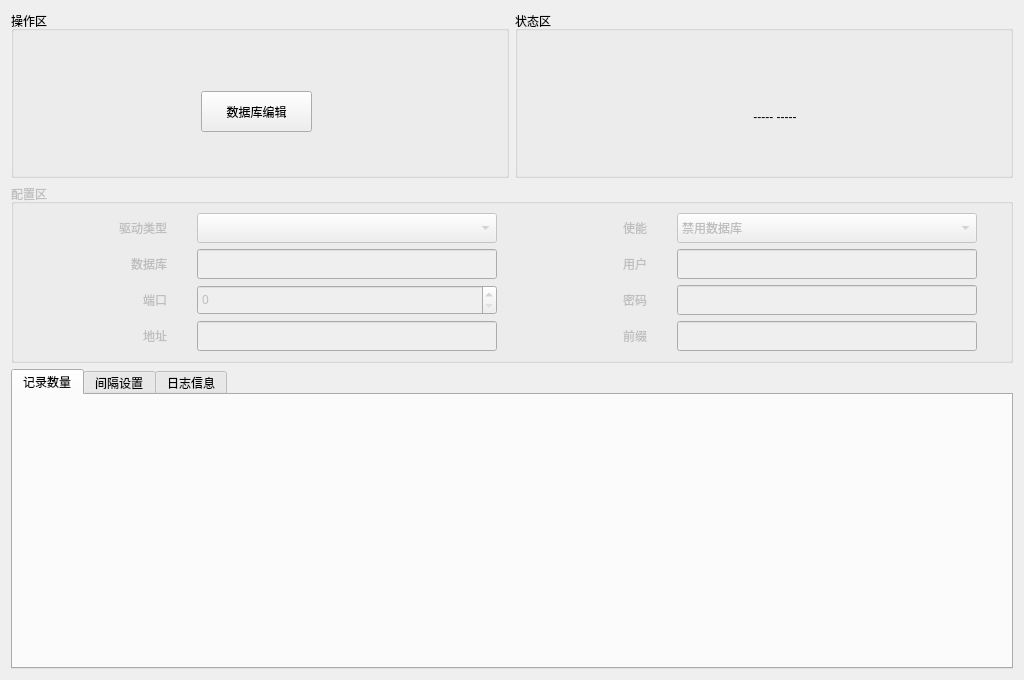
<?xml version="1.0" encoding="UTF-8"?>
<ui version="4.0">
 <class>Gui_DbWid</class>
 <widget class="QWidget" name="Gui_DbWid">
  <property name="geometry">
   <rect>
    <x>0</x>
    <y>0</y>
    <width>1024</width>
    <height>680</height>
   </rect>
  </property>
  <property name="windowTitle">
   <string>Form</string>
  </property>
  <layout class="QGridLayout" name="gridLayout_3">
   <item row="0" column="0">
    <widget class="QGroupBox" name="groupBox">
     <property name="title">
      <string>操作区</string>
     </property>
     <widget class="QPushButton" name="dbEditBtn">
      <property name="geometry">
       <rect>
        <x>190</x>
        <y>80</y>
        <width>111</width>
        <height>41</height>
       </rect>
      </property>
      <property name="text">
       <string>数据库编辑</string>
      </property>
     </widget>
    </widget>
   </item>
   <item row="0" column="1">
    <widget class="QGroupBox" name="groupBox_3">
     <property name="title">
      <string>状态区</string>
     </property>
     <widget class="QLabel" name="statusLab">
      <property name="geometry">
       <rect>
        <x>160</x>
        <y>40</y>
        <width>200</width>
        <height>131</height>
       </rect>
      </property>
      <property name="maximumSize">
       <size>
        <width>200</width>
        <height>16777215</height>
       </size>
      </property>
      <property name="text">
       <string>----- -----</string>
      </property>
      <property name="alignment">
       <set>Qt::AlignCenter</set>
      </property>
     </widget>
    </widget>
   </item>
   <item row="1" column="0" colspan="2">
    <widget class="QGroupBox" name="dbGroupBox">
     <property name="enabled">
      <bool>false</bool>
     </property>
     <property name="title">
      <string>配置区</string>
     </property>
     <layout class="QGridLayout" name="gridLayout">
      <item row="0" column="0">
       <widget class="QLabel" name="label">
        <property name="minimumSize">
         <size>
          <width>60</width>
          <height>30</height>
         </size>
        </property>
        <property name="maximumSize">
         <size>
          <width>120</width>
          <height>16777215</height>
         </size>
        </property>
        <property name="text">
         <string>驱动类型</string>
        </property>
        <property name="alignment">
         <set>Qt::AlignRight|Qt::AlignTrailing|Qt::AlignVCenter</set>
        </property>
       </widget>
      </item>
      <item row="0" column="1">
       <widget class="QComboBox" name="dbDriverBox">
        <property name="minimumSize">
         <size>
          <width>0</width>
          <height>30</height>
         </size>
        </property>
        <property name="maximumSize">
         <size>
          <width>300</width>
          <height>16777215</height>
         </size>
        </property>
       </widget>
      </item>
      <item row="0" column="2">
       <widget class="QLabel" name="label_8">
        <property name="minimumSize">
         <size>
          <width>50</width>
          <height>30</height>
         </size>
        </property>
        <property name="maximumSize">
         <size>
          <width>120</width>
          <height>16777215</height>
         </size>
        </property>
        <property name="text">
         <string>使能</string>
        </property>
        <property name="alignment">
         <set>Qt::AlignRight|Qt::AlignTrailing|Qt::AlignVCenter</set>
        </property>
       </widget>
      </item>
      <item row="0" column="3">
       <widget class="QComboBox" name="dbEnBox">
        <property name="enabled">
         <bool>false</bool>
        </property>
        <property name="minimumSize">
         <size>
          <width>90</width>
          <height>30</height>
         </size>
        </property>
        <property name="maximumSize">
         <size>
          <width>300</width>
          <height>16777215</height>
         </size>
        </property>
        <property name="currentIndex">
         <number>0</number>
        </property>
        <item>
         <property name="text">
          <string>禁用数据库</string>
         </property>
        </item>
        <item>
         <property name="text">
          <string>启用数据库</string>
         </property>
        </item>
       </widget>
      </item>
      <item row="1" column="0">
       <widget class="QLabel" name="label_2">
        <property name="minimumSize">
         <size>
          <width>0</width>
          <height>30</height>
         </size>
        </property>
        <property name="maximumSize">
         <size>
          <width>120</width>
          <height>16777215</height>
         </size>
        </property>
        <property name="text">
         <string>数据库</string>
        </property>
        <property name="alignment">
         <set>Qt::AlignRight|Qt::AlignTrailing|Qt::AlignVCenter</set>
        </property>
       </widget>
      </item>
      <item row="1" column="1">
       <widget class="QLineEdit" name="dbNameEdit">
        <property name="minimumSize">
         <size>
          <width>0</width>
          <height>30</height>
         </size>
        </property>
        <property name="maximumSize">
         <size>
          <width>300</width>
          <height>16777215</height>
         </size>
        </property>
       </widget>
      </item>
      <item row="1" column="2">
       <widget class="QLabel" name="label_3">
        <property name="minimumSize">
         <size>
          <width>50</width>
          <height>30</height>
         </size>
        </property>
        <property name="maximumSize">
         <size>
          <width>120</width>
          <height>16777215</height>
         </size>
        </property>
        <property name="text">
         <string>用户</string>
        </property>
        <property name="alignment">
         <set>Qt::AlignRight|Qt::AlignTrailing|Qt::AlignVCenter</set>
        </property>
       </widget>
      </item>
      <item row="1" column="3">
       <widget class="QLineEdit" name="dbUserEdit">
        <property name="minimumSize">
         <size>
          <width>0</width>
          <height>30</height>
         </size>
        </property>
        <property name="maximumSize">
         <size>
          <width>300</width>
          <height>16777215</height>
         </size>
        </property>
       </widget>
      </item>
      <item row="2" column="0">
       <widget class="QLabel" name="label_5">
        <property name="minimumSize">
         <size>
          <width>0</width>
          <height>30</height>
         </size>
        </property>
        <property name="maximumSize">
         <size>
          <width>120</width>
          <height>16777215</height>
         </size>
        </property>
        <property name="text">
         <string>端口</string>
        </property>
        <property name="alignment">
         <set>Qt::AlignRight|Qt::AlignTrailing|Qt::AlignVCenter</set>
        </property>
       </widget>
      </item>
      <item row="2" column="1">
       <widget class="QSpinBox" name="dbPortBox">
        <property name="minimumSize">
         <size>
          <width>0</width>
          <height>30</height>
         </size>
        </property>
        <property name="maximumSize">
         <size>
          <width>300</width>
          <height>16777215</height>
         </size>
        </property>
        <property name="maximum">
         <number>99999</number>
        </property>
       </widget>
      </item>
      <item row="2" column="2">
       <widget class="QLabel" name="label_4">
        <property name="minimumSize">
         <size>
          <width>0</width>
          <height>30</height>
         </size>
        </property>
        <property name="maximumSize">
         <size>
          <width>120</width>
          <height>16777215</height>
         </size>
        </property>
        <property name="text">
         <string>密码</string>
        </property>
        <property name="alignment">
         <set>Qt::AlignRight|Qt::AlignTrailing|Qt::AlignVCenter</set>
        </property>
       </widget>
      </item>
      <item row="2" column="3">
       <widget class="QLineEdit" name="dbPwdEdit">
        <property name="minimumSize">
         <size>
          <width>0</width>
          <height>30</height>
         </size>
        </property>
        <property name="maximumSize">
         <size>
          <width>300</width>
          <height>16777215</height>
         </size>
        </property>
        <property name="echoMode">
         <enum>QLineEdit::PasswordEchoOnEdit</enum>
        </property>
       </widget>
      </item>
      <item row="3" column="0">
       <widget class="QLabel" name="label_7">
        <property name="minimumSize">
         <size>
          <width>0</width>
          <height>30</height>
         </size>
        </property>
        <property name="maximumSize">
         <size>
          <width>120</width>
          <height>16777215</height>
         </size>
        </property>
        <property name="text">
         <string>地址</string>
        </property>
        <property name="alignment">
         <set>Qt::AlignRight|Qt::AlignTrailing|Qt::AlignVCenter</set>
        </property>
       </widget>
      </item>
      <item row="3" column="1">
       <widget class="QLineEdit" name="dbHostEdit">
        <property name="minimumSize">
         <size>
          <width>0</width>
          <height>30</height>
         </size>
        </property>
        <property name="maximumSize">
         <size>
          <width>300</width>
          <height>16777215</height>
         </size>
        </property>
       </widget>
      </item>
      <item row="3" column="2">
       <widget class="QLabel" name="label_6">
        <property name="minimumSize">
         <size>
          <width>0</width>
          <height>30</height>
         </size>
        </property>
        <property name="maximumSize">
         <size>
          <width>120</width>
          <height>16777215</height>
         </size>
        </property>
        <property name="text">
         <string>前缀</string>
        </property>
        <property name="alignment">
         <set>Qt::AlignRight|Qt::AlignTrailing|Qt::AlignVCenter</set>
        </property>
       </widget>
      </item>
      <item row="3" column="3">
       <widget class="QLineEdit" name="dbPrefixEdit">
        <property name="minimumSize">
         <size>
          <width>0</width>
          <height>30</height>
         </size>
        </property>
        <property name="maximumSize">
         <size>
          <width>300</width>
          <height>16777215</height>
         </size>
        </property>
       </widget>
      </item>
     </layout>
    </widget>
   </item>
   <item row="2" column="0" colspan="2">
    <widget class="QTabWidget" name="tabWidget">
     <property name="maximumSize">
      <size>
       <width>16777215</width>
       <height>300</height>
      </size>
     </property>
     <property name="currentIndex">
      <number>0</number>
     </property>
     <widget class="QWidget" name="tab">
      <attribute name="title">
       <string>记录数量</string>
      </attribute>
     </widget>
     <widget class="QWidget" name="tab_3">
      <attribute name="title">
       <string>间隔设置</string>
      </attribute>
     </widget>
     <widget class="QWidget" name="tab_2">
      <attribute name="title">
       <string>日志信息</string>
      </attribute>
      <layout class="QGridLayout" name="gridLayout_2">
       <property name="leftMargin">
        <number>5</number>
       </property>
       <property name="topMargin">
        <number>7</number>
       </property>
       <property name="rightMargin">
        <number>5</number>
       </property>
       <property name="bottomMargin">
        <number>5</number>
       </property>
       <item row="0" column="0">
        <widget class="QTextEdit" name="textEdit">
         <property name="readOnly">
          <bool>true</bool>
         </property>
        </widget>
       </item>
      </layout>
     </widget>
    </widget>
   </item>
  </layout>
 </widget>
 <resources/>
 <connections/>
</ui>
